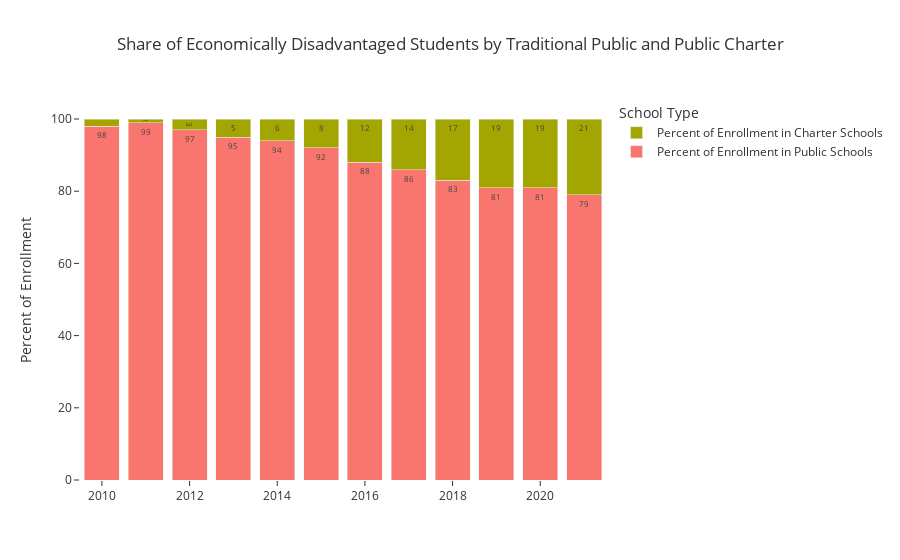

Notebook source saved alongside this figure:
### Markdown cell above
Definition of Economically Disadvantaged changed in 2016. See page 7-8 in this report: https://www.tn.gov/content/dam/tn/education/documents/Annual_Charter_Report_for_SY_2018-19_FINAL.pdf.

### Code cell
fig = go.Figure()

fig.add_trace(go.Bar(x=econ_disadv_enrollments_by_school_type['file_year'], 
                     y=econ_disadv_enrollments_by_school_type['econ_disadv_public_share_of_pct'], 
                     name='Percent of Enrollment in Public Schools',
                     textposition='auto',
                     text=econ_disadv_enrollments_by_school_type['econ_disadv_public_share_of_pct']
                     ))
fig.add_trace(go.Bar(x=econ_disadv_enrollments_by_school_type['file_year'], 
                     y=econ_disadv_enrollments_by_school_type['econ_disadv_charter_share_of_pct'], 
                     name='Percent of Enrollment in Charter Schools',
                     textposition='auto',
                     text=econ_disadv_enrollments_by_school_type['econ_disadv_charter_share_of_pct']
                     ))
fig.update_layout(barmode='stack',
                  legend_title_text='School Type',
                  title='Share of Economically Disadvantaged Students by Traditional Public and Public Charter',
                  template='ggplot2',
                  paper_bgcolor='white', 
                  plot_bgcolor='white',)
fig.update_traces(textposition='inside', textfont_size=8)
fig.update_yaxes(title_text="Percent of Enrollment")
fig.show()

### Figure 1 — Plotly figure (JSON) as saved in the notebook; plotly's stock layout.template omitted (floating-point values rounded to 4 significant figures)
{"data": [{"name": "Percent of Enrollment in Public Schools", "text": [98, 99, 97, 95, 94, 92, 88, 86, 83, 81, 81, 79], "textfont": {"size": 8}, "textposition": "inside", "type": "bar", "x": [2010, 2011, 2012, 2013, 2014, 2015, 2016, 2017, 2018, 2019, 2020, 2021], "y": [98, 99, 97, 95, 94, 92, 88, 86, 83, 81, 81, 79]}, {"name": "Percent of Enrollment in Charter Schools", "text": [2, 1, 3, 5, 6, 8, 12, 14, 17, 19, 19, 21], "textfont": {"size": 8}, "textposition": "inside", "type": "bar", "x": [2010, 2011, 2012, 2013, 2014, 2015, 2016, 2017, 2018, 2019, 2020, 2021], "y": [2, 1, 3, 5, 6, 8, 12, 14, 17, 19, 19, 21]}], "layout": {"autosize": true, "barmode": "stack", "legend": {"title": {"text": "School Type"}}, "paper_bgcolor": "white", "plot_bgcolor": "white", "title": {"text": "Share of Economically Disadvantaged Students by Traditional Public and Public Charter"}, "xaxis": {"autorange": true, "range": [2010.0, 2022.0], "type": "linear"}, "yaxis": {"autorange": true, "range": [0, 105.3], "title": {"text": "Percent of Enrollment"}, "type": "linear"}}}
